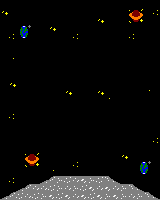

This is a level from a 2D game, rendered from its Tiled map with the project's own tilesets. A one-line summary and the complete map file follow:
An orthogonal 20x25 tile map with 8x8 px tiles, 1 tile layer (Capa de patrones 1).

<map version="1.10" tiledversion="1.10.2" orientation="orthogonal" renderorder="right-down" width="20" height="25" tilewidth="8" tileheight="8" infinite="0" nextlayerid="2" nextobjectid="1">
 <tileset firstgid="1" source="../sprites/SpritesWIP/tiles_8x8.tsx" />
 <layer id="1" name="Capa de patrones 1" width="20" height="25">
  <data encoding="csv">
20,20,20,20,20,20,20,20,20,20,20,20,20,20,20,20,20,20,20,20,
17,20,20,20,20,20,20,20,20,20,20,20,20,20,20,20,9,10,20,18,
20,20,20,20,20,20,20,20,20,20,20,20,17,20,20,20,13,14,20,20,
20,20,11,12,20,20,17,20,20,20,20,20,20,20,20,20,20,20,20,20,
20,18,15,16,20,20,20,20,20,18,20,20,20,20,20,20,18,20,20,20,
20,20,20,20,20,20,20,20,20,20,20,20,20,20,20,20,20,20,20,20,
20,20,20,20,20,20,20,20,20,20,20,20,20,20,20,20,20,20,20,20,
20,19,20,20,20,20,20,20,20,20,20,20,20,20,20,20,20,20,20,20,
20,20,20,20,20,20,20,20,20,20,20,20,20,20,20,20,20,20,20,20,
20,20,20,20,20,20,20,20,20,20,20,20,20,20,20,20,20,20,20,20,
20,17,20,20,20,20,20,20,20,20,20,20,20,20,20,20,20,20,20,20,
20,20,20,20,20,20,20,20,17,20,20,20,17,20,20,20,20,20,19,20,
20,20,20,20,20,20,20,20,20,20,20,20,20,19,20,20,20,20,20,20,
20,20,20,20,20,20,20,20,20,20,20,20,20,20,20,20,20,20,20,20,
20,18,20,20,20,20,20,20,20,20,20,20,20,20,20,20,20,20,20,20,
20,20,20,20,20,20,20,20,20,20,20,20,20,20,20,20,20,20,20,20,
20,20,20,20,20,20,20,20,20,20,20,20,20,20,20,20,20,20,20,20,
20,20,20,20,20,20,20,20,20,20,20,20,20,20,20,20,20,20,20,18,
20,20,20,20,20,20,20,20,20,20,20,20,20,20,20,20,20,20,20,20,
20,20,20,9,10,20,20,20,20,20,20,20,20,20,20,17,20,20,20,20,
20,20,20,13,14,20,20,20,20,18,20,20,20,20,20,20,20,11,12,20,
20,20,20,20,20,20,19,20,20,20,20,20,20,20,20,20,20,15,16,20,
20,18,20,20,20,2,1,7,5,6,8,7,5,3,4,20,20,20,20,20,
20,20,2,1,6,6,5,7,6,7,5,8,6,8,6,7,3,4,20,20,
2,1,5,6,5,7,8,5,8,6,8,5,8,7,8,7,6,7,3,4
</data>
 </layer>
</map>